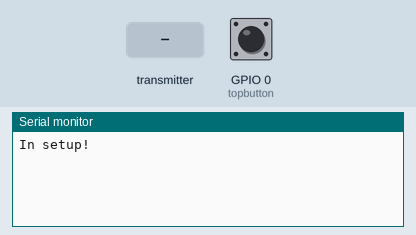
Simulated run of this sketch. Board: ESP32. Parts: the last lines printed to the serial monitor. The test bench sets the inputs (shaded band); at power-on: GPIO 0 (topbutton) HIGH.

Above: at 2.5 s.
2.6 s: the transmitter starts sending State = 0
At 2.91 s:
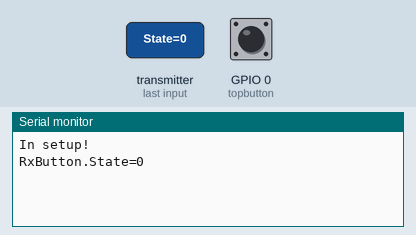
4.6 s: the transmitter starts sending State = 1
At 4.91 s:
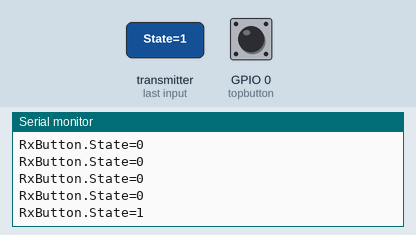

The sketch:

ESPNOW_for_T_Display.ino
```cpp
//demonstrates ESP+NOW for LilyGO T-Dislay S3. Aug 2025 ESP_NOW issue, needs stickcplus board type
//You require two ESP devices, then copy this sketch and upload to both ESPs,
//but remember... enter the MAC address of the OTHER ESP!
//there are no LCD graphics on this one! The response is via Serial.print()
#include <esp_now.h>
#include <WiFi.h>
#define topbutton 0
#define PIN_POWER_ON 15  // LCD and battery Power Enable !
#define PIN_LCD_BL 38    // BackLight enable pin if you add graphics later

//Address of OTHER board         68:   b6:   b3:   21:   63:   18
uint8_t broadcastAddress[] = { 0x68, 0xB6, 0xB3, 0x21, 0x63, 0x18 };  //of OTHER
String success;
//Structure example to send data
//Must match the receiver structure  Button.State
//example "digitalWrite (LED, RxButton.State);"
//example "TxButton.State = !M5.BtnA.wasPressed();"
typedef struct struct_message {
  bool State;  //I chose bool for simplicity, it can be any variable type!
} struct_message;

// Create a struct_message to hold outgoing button
struct_message TxButton;
// Create a struct_message to hold incoming button (to turn on this LED)
struct_message RxButton;  //I.E. = incomingReadings

// Register peer
esp_now_peer_info_t peerInfo;

void setup() {
  pinMode(PIN_POWER_ON, OUTPUT);  ////enables the LCD and to run on battery
  pinMode(PIN_LCD_BL, OUTPUT);    // BackLight enable pin if you add graphics!
  pinMode(topbutton, INPUT);      //Left button  pulled up, push = 0
  delay(100);
  digitalWrite(PIN_POWER_ON, HIGH);
  digitalWrite(PIN_LCD_BL, HIGH);
  Serial.begin(115200);  // be sure to set USB CDC On Boot: "Enabled"
  //(Serial print slows progres bar Demo)
  delay(100);
  WiFi.mode(WIFI_STA);
  // Init ESP-NOW
  if (esp_now_init() != ESP_OK) {
    Serial.println("Error initializing ESP-NOW");
    return;
  }
  // get the status of Trasnmitted packet
  esp_now_register_send_cb(OnDataSent);

  memcpy(peerInfo.peer_addr, broadcastAddress, 6);
  peerInfo.channel = 0;
  peerInfo.encrypt = false;
  // Add peer
  if (esp_now_add_peer(&peerInfo) != ESP_OK) {
    Serial.println("A- Failed to add peer");
    return;
  }
  // Register for a callback function that will be called when data is received
  esp_now_register_recv_cb(OnDataRecv);
  delay(100);
  Serial.println("In setup!");
  delay(1000);
}

void loop() {
  TxButton.State = digitalRead(topbutton);  //***this is where you tramsmit this units button state
  esp_err_t result = esp_now_send(broadcastAddress, (uint8_t *)&TxButton, sizeof(TxButton));
  if (result == ESP_OK) {
    //Serial.println("Sent with success");  //un-comment for debugging!
  } else {
    Serial.println("Error sending the data");
  }
  delay(100);
}

// OnDataRecv when data is received, LED is controlled here
void OnDataRecv(const uint8_t *mac, const uint8_t *incomingData, int len) {
  memcpy(&RxButton, incomingData, sizeof(RxButton));
  //Serial.print("Bytes received: ");   //un-comment for debugging!
  //Serial.println(len);
  Serial.print("RxButton.State=");
  Serial.println(RxButton.State);
}

void OnDataSent(const uint8_t *mac_addr, esp_now_send_status_t status) {
  //Serial.print("\r\nA- Last Packet Send Status:\t");   //un-comment for debugging!
  //Serial.println(status == ESP_NOW_SEND_SUCCESS ? "Delivery Success" : "Delivery Fail");
  if (status == 0) {
    success = "Delivery Success :)";
  } else {
    success = "Delivery Fail :(";
  }
}
```

Measured:
- after the input at 2.6 s, the serial monitor: prints a new line at once (image 1)
- after the input at 4.6 s, the serial monitor: prints a new line at once (image 2)
